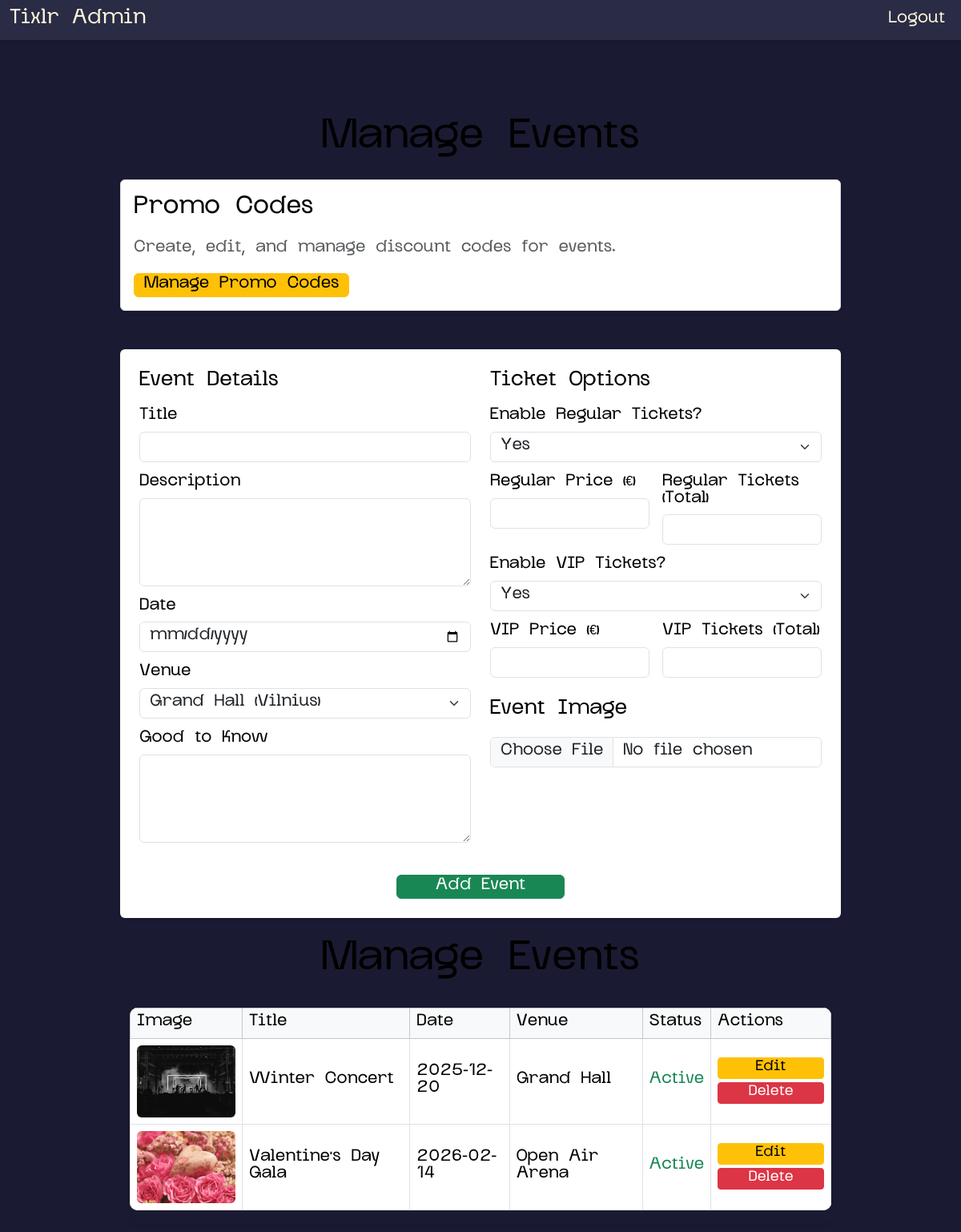
/admin/manage_events.php (signed in), run on the app's committed database.
### tables this page shows
CREATE TABLE `events` (
  `event_id` int(11) NOT NULL,
  `title` varchar(255) NOT NULL,
  `description` text DEFAULT NULL,
  `date` date NOT NULL,
  `status` enum('active','cancelled') DEFAULT 'active',
  `venue_id` int(11) DEFAULT NULL,
  `image` varchar(255) DEFAULT NULL,
  `regular_price` decimal(10,2) NOT NULL DEFAULT 0.00,
  `vip_price` decimal(10,2) NOT NULL DEFAULT 0.00,
  `regular_tickets` int(11) NOT NULL DEFAULT 0,
  `vip_tickets` int(11) NOT NULL DEFAULT 0,
  `has_regular` tinyint(1) NOT NULL DEFAULT 1,
  `has_vip` tinyint(1) NOT NULL DEFAULT 1,
  `good_to_know` text DEFAULT NULL
);

CREATE TABLE `venues` (
  `venue_id` int(11) NOT NULL,
  `name` varchar(255) NOT NULL,
  `city` varchar(255) NOT NULL,
  `address` varchar(255) DEFAULT NULL
);

### admin/manage_events.php (the view, shortened to what this page needs)
<?php
include "../config.php";
include "header.php";
$result = mysqli_query($conn, "SELECT e.*, v.name AS venue_name, v.city
                               FROM events e
                               JOIN venues v ON e.venue_id=v.venue_id
                               ORDER BY e.date ASC");
$venues = mysqli_query($conn, "SELECT * FROM venues ORDER BY name ASC");
$venue_options = [];
while($v = mysqli_fetch_assoc($venues)) {
    $venue_options[$v['venue_id']] = $v['name']." (".$v['city'].")";
}
?>
    <h1 class="text-center mt-4">Manage Events</h1>
    <div class="d-flex justify-content-center mt-3">
        <div style="width: 900px;">
            <div class="shadow-sm p-3 mb-4 rounded bg-white border">
                <h4 class="mb-3">Promo Codes</h4>
                <p class="text-muted">
                    Create, edit, and manage discount codes for events.
                </p>
                <a href="promo_codes.php" class="btn btn-warning">
                    Manage Promo Codes
                </a>
            </div>
        </div>
    </div>
    <div class="d-flex justify-content-center mt-4">
        <div style="width: 900px;">
            <form method="post" enctype="multipart/form-data" class="shadow-sm p-4 rounded bg-white">
                <div class="row g-4">
                    <div class="col-12 col-md-6">
                        <h5 class="mb-3">Event Details</h5>
                        <div class="mb-3">
                            <label class="form-label">Title</label>
                            <input type="text" name="title" class="form-control" required>
                        </div>
                        <div class="mb-3">
                            <label class="form-label">Description</label>
                            <textarea name="description" class="form-control" rows="4"></textarea>
                        </div>
                        <div class="mb-3">
                            <label class="form-label">Date</label>
                            <input type="date" name="date" class="form-control" required>
                        </div>
                        <div class="mb-3">
                            <label class="form-label">Venue</label>
                            <select name="venue_id" class="form-select" required>
                                <?php foreach($venue_options as $id=>$label) { ?>
                                    <option value="<?php echo $id; ?>"><?php echo $label; ?></option>
                                <?php } ?>
                            </select>
                        </div>
                        <div class="mb-3">
                            <label class="form-label">Good to Know</label>
                            <textarea name="good_to_know" class="form-control" rows="4"></textarea>
                        </div>
                    </div>
                    <div class="col-12 col-md-6">
                        <h5 class="mb-3">Ticket Options</h5>
                        <div class="mb-3">
                            <label class="form-label">Enable Regular Tickets?</label>
                            <select name="has_regular" class="form-select">
                                <option value="1">Yes</option>
                            </select>
                        </div>
                        <div class="row g-3">
                            <div class="col-12 col-sm-6">
                                <label class="form-label">Regular Price (€)</label>
                                <input type="number" step="0.01" name="regular_price" class="form-control">
                            </div>
                            <div class="col-12 col-sm-6">
                                <label class="form-label">Regular Tickets (Total)</label>
                                <input type="number" name="regular_tickets" class="form-control">
                            </div>
                        </div>
                        <div class="mb-3 mt-3">
                            <label class="form-label">Enable VIP Tickets?</label>
                            <select name="has_vip" class="form-select">
                                <option value="1">Yes</option>
                            </select>
                        </div>
                        <div class="row g-3">
                            <div class="col-12 col-sm-6">
                                <label class="form-label">VIP Price (€)</label>
                                <input type="number" step="0.01" name="vip_price" class="form-control">
                            </div>
                            <div class="col-12 col-sm-6">
                                <label class="form-label">VIP Tickets (Total)</label>
                                <input type="number" name="vip_tickets" class="form-control">
                            </div>
                        </div>
                        <h5 class="mt-4 mb-3">Event Image</h5>
                        <div class="mb-3">
                            <input type="file" name="image" class="form-control">
                        </div>
                    </div>
                </div>
                <div class="text-center mt-4">
                    <button type="submit" class="btn btn-success px-5">Add Event</button>
                </div>
            </form>
            <div class="container mt-4">
                <h1 class="text-center mb-4">Manage Events</h1>
                <div class="table-responsive shadow-sm rounded">
                    <table class="table table-bordered align-middle">
                        <thead class="table-light">
                        <tr>
                            <th>Image</th>
                            <th>Title</th>
                            <th>Date</th>
                            <th>Venue</th>
                            <th>Status</th>
                            <th style="width:150px;">Actions</th>
                        </tr>
                        </thead>
                        <tbody>
                        <?php while($row = mysqli_fetch_assoc($result)) { ?>
                            <tr>
                                <td style="width:140px;">
                                    <?php if (!empty($row['image'])): ?>
                                        <img src="../<?php echo $row['image']; ?>"
                                             class="img-fluid rounded"
                                             style="height:90px; object-fit:cover;">
                                    <?php else: ?>
                                        <span class="text-muted">No image</span>
                                    <?php endif; ?>
                                </td>
                                <td><?php echo $row['title']; ?></td>
                                <td><?php echo $row['date']; ?></td>
                                <td><?php echo $row['venue_name']; ?></td>
                                <td>
                                    <?php echo ($row['status'] == 'active')
                                            ? "<span class='text-success fw-bold'>Active</span>"
                                            : "<span class='text-danger fw-bold'>Cancelled</span>"; ?>
                                </td>
                                <td>
                                    <a href="edit_event.php?event_id=<?php echo $row['event_id']; ?>"
                                       class="btn btn-sm btn-warning w-100 mb-1">Edit</a>
                                    <a href="delete_event.php?event_id=<?php echo $row['event_id']; ?>"
                                       class="btn btn-sm btn-danger w-100">Delete</a>
                                </td>
                            </tr>
                        <?php } ?>
                        </tbody>
                    </table>
                </div>
            </div>
        </div>
    </div>
<?php include "footer.php"; ?>

### css/style.css (style rules this page uses)
body, .navbar-brand, .nav-link, h1, h2, h3, h4, h5, h6, .card-title, button, .btn { font-family: 'Glock Grotesk', sans-serif !important; line-height: 1.3; }
html { line-height: 1.5; -webkit-font-smoothing: antialiased; font-smooth: always; }
body, .navbar-brand, .nav-link, h1, h2, h3, h4, h5, h6, .card-title, .btn, p { font-family: 'Glock Grotesk', sans-serif !important; line-height: 1.5; padding-top: 2px; padding-bottom: 2px; }
* { box-sizing: border-box; line-height: 1.3; }
body { margin: 0; padding-top: 80px; background: #1a1b32; color: black; font-family: system-ui, -apple-system, BlinkMacSystemFont, "Segoe UI", sans-serif; }
.table { background: #fff5db; border-radius: 10px; overflow: hidden; }
.form-control, .form-select { border-radius: 6px; }
a { color: #67ffbb; }

### data on the page
events: image (picture), title "Winter Concert", date "2025-12-20", venue.name "Grand Hall", status "Active"
events: image (picture), title "Valentine's Day Gala", date "2026-02-14", venue.name "Open Air Arena", status "Active"

### other printed values
form field venue_id "Grand Hall (Vilnius)"
